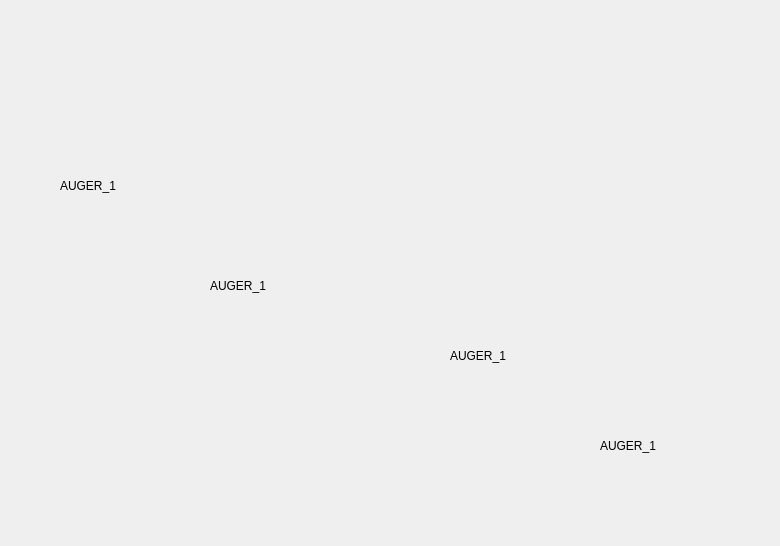
<?xml version="1.0" encoding="UTF-8"?>
<ui version="4.0">
 <class>Home</class>
 <widget class="QWidget" name="Home">
  <property name="geometry">
   <rect>
    <x>0</x>
    <y>0</y>
    <width>780</width>
    <height>546</height>
   </rect>
  </property>
  <property name="windowTitle">
   <string>Overview</string>
  </property>
  <property name="styleSheet">
   <string notr="true">QPushButton{
	color: red;
}
QLabel:disabled[style=&quot;AUGER&quot;]
{
	background: red;
}
QLabel[style=&quot;AUGER&quot;]
{
	background: green;
}</string>
  </property>
  <widget class="Animation" name="animation">
   <property name="geometry">
    <rect>
     <x>50</x>
     <y>80</y>
     <width>106</width>
     <height>50</height>
    </rect>
   </property>
   <property name="source">
    <url>
     <string>file:///home/ainur/Downloads/auger.mng</string>
    </url>
   </property>
   <property name="running">
    <bool>false</bool>
   </property>
  </widget>
  <widget class="QLabel" name="label">
   <property name="enabled">
    <bool>true</bool>
   </property>
   <property name="geometry">
    <rect>
     <x>60</x>
     <y>160</y>
     <width>121</width>
     <height>51</height>
    </rect>
   </property>
   <property name="text">
    <string>AUGER_1</string>
   </property>
   <property name="style" stdset="0">
    <string>AUGER</string>
   </property>
  </widget>
  <widget class="QLabel" name="label_2">
   <property name="enabled">
    <bool>true</bool>
   </property>
   <property name="geometry">
    <rect>
     <x>210</x>
     <y>260</y>
     <width>121</width>
     <height>51</height>
    </rect>
   </property>
   <property name="text">
    <string>AUGER_1</string>
   </property>
   <property name="style" stdset="0">
    <string>AUGER</string>
   </property>
  </widget>
  <widget class="QLabel" name="label_3">
   <property name="enabled">
    <bool>true</bool>
   </property>
   <property name="geometry">
    <rect>
     <x>450</x>
     <y>330</y>
     <width>121</width>
     <height>51</height>
    </rect>
   </property>
   <property name="text">
    <string>AUGER_1</string>
   </property>
   <property name="style" stdset="0">
    <string>AUGER</string>
   </property>
  </widget>
  <widget class="QLabel" name="label_4">
   <property name="enabled">
    <bool>true</bool>
   </property>
   <property name="geometry">
    <rect>
     <x>600</x>
     <y>420</y>
     <width>121</width>
     <height>51</height>
    </rect>
   </property>
   <property name="text">
    <string>AUGER_1</string>
   </property>
   <property name="style" stdset="0">
    <string>AUGER</string>
   </property>
  </widget>
 </widget>
 <customwidgets>
  <customwidget>
   <class>Animation</class>
   <extends>QLabel</extends>
   <header>pygui.animation</header>
   <container>1</container>
  </customwidget>
 </customwidgets>
 <resources/>
 <connections/>
</ui>
